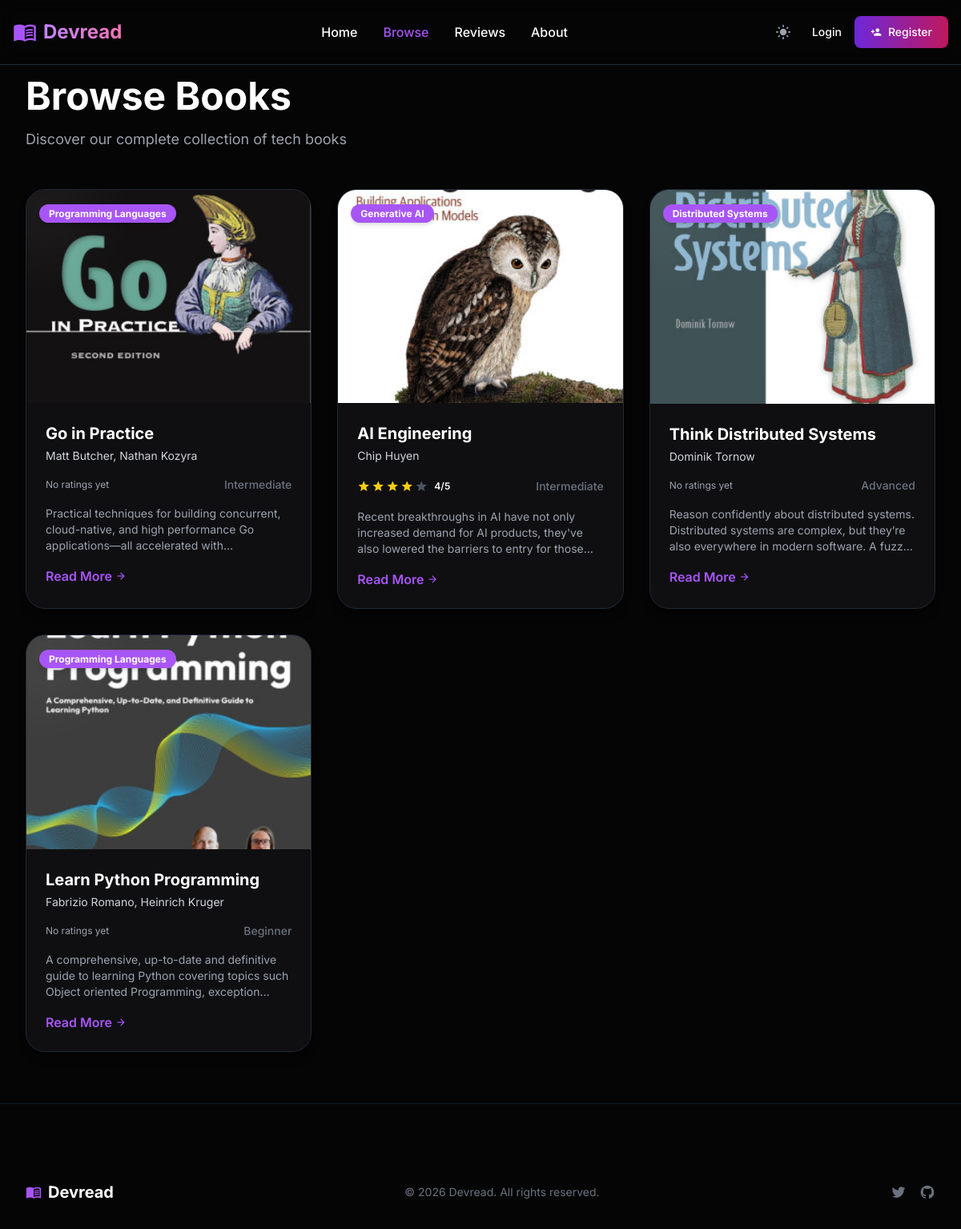
The page /books/ on the database its author committed.
### books/models.py (models this page shows, shortened)
class Book(models.Model):
    LEVEL_CHOICES = [
            ('BGN', 'Beginner'),
            ('INT', 'Intermediate'),
            ('ADV', 'Advanced'),
        ]
    authors = models.ManyToManyField(Author, related_name='books')
    title = models.CharField(max_length=100,unique=True)
    description = models.TextField()
    isbn = models.CharField("ISBN", max_length=13, unique=True)
    slug = models.SlugField(max_length=100,unique=True)
    difficulty = models.CharField(max_length=3, choices=LEVEL_CHOICES, default='BGN')
    categories = models.ManyToManyField(Category,related_name='books')
    cover_image = models.ImageField(upload_to='book_covers/',)
    book_url = models.URLField(blank=True)
    publisher = models.CharField(max_length=100,blank=True)
    published_date = models.DateField()
    created_at = models.DateTimeField(auto_now_add=True)
    updated_at = models.DateTimeField(auto_now=True)
    class Meta:
        verbose_name ='Book'
        verbose_name_plural = 'Books'

class Category(models.Model):
    category_name = models.CharField(max_length=100,unique=True)
    slug = models.SlugField(max_length=100,unique=True)
    class Meta:
        verbose_name ='Category'
        verbose_name_plural = 'Categories'

class Author(models.Model):
    author_name = models.CharField(max_length=255)
    website = models.URLField(blank=True)
    twitter_handle = models.URLField(max_length=50, blank=True)
    slug = models.SlugField(unique=True)
    class Meta:
        db_table = 'authors'
        ordering = ['author_name']
        indexes = [
            models.Index(fields=['author_name']),
        ]

### reviews/models.py (models this page shows, shortened)
class Review(models.Model):
    title = models.CharField(max_length=100)
    content = models.TextField()
    rating = models.PositiveSmallIntegerField(
        validators=[MinValueValidator(1), MaxValueValidator(5)],
        help_text="1 to 5 stars"
    )
    is_recommended = models.BooleanField(default=True)
    tech_stack_used = models.CharField(
        max_length=100,
        blank=True,
        help_text="e.g., 'Used this to learn Typescript'"
        )
    book = models.ForeignKey(Book, on_delete=models.CASCADE,related_name='reviews')
    user = models.ForeignKey(settings.AUTH_USER_MODEL, on_delete=models.CASCADE,related_name='reviews')
    created_at = models.DateTimeField(auto_now_add=True)
    updated_at = models.DateTimeField(auto_now=True)
    class Meta:
        unique_together = ('book', 'user')
        ordering = ['-created_at']

### books/views.py (the view)
# urls.py: path('', views.book_list, name='book_list'),
def book_list(request):
    books = Book.objects.all()
    return render(request, 'books/book_list.html', {'books': books})

### books/templates/books/book_list.html (shortened to what this page needs)
{% extends 'base.html' %}
{% block content %}
<main class="pt-24 pb-16 bg-background-light dark:bg-background-dark">
    <div class="max-w-7xl mx-auto px-4 sm:px-6 lg:px-8">
        <div class="mb-12">
            <h1 class="text-4xl md:text-5xl font-bold text-gray-900 dark:text-white mb-4">
                Browse Books
            </h1>
            <p class="text-lg text-gray-600 dark:text-gray-400">
                Discover our complete collection of tech books
            </p>
        </div>
        <div class="grid md:grid-cols-2 lg:grid-cols-3 gap-8">
            {% for book in books %}
            <a
                href="{% url 'book_detail' book.slug %}"
                class="group relative rounded-2xl overflow-hidden bg-card-light dark:bg-card-dark border border-border-light dark:border-border-dark hover:border-primary/50 dark:hover:border-primary/50 transition-all duration-300 shadow-lg hover:shadow-2xl"
            >
                <div
                    class="aspect-[3/4] sm:aspect-[4/3] bg-gradient-to-br from-blue-100 to-indigo-200 dark:from-blue-900/30 dark:to-indigo-900/30 relative overflow-hidden group"
                >
                    {% if book.categories.exists %}
                    <div class="absolute top-4 left-4 z-10">
                        <span
                            class="bg-primary text-white text-xs font-bold px-3 py-1 rounded-full shadow-md"
                            >{{ book.categories.first.category_name }}</span
                        >
                    </div>
                    {% endif %}
                    {% if book.cover_image %}
                    <img
                        src="{{ book.cover_image.url }}"
                        alt="{{ book.title }}"
                        class="w-full h-full object-cover transition-transform duration-300 group-hover:scale-105"
                        loading="lazy"
                    >
                    {% else %}
                    <div class="w-full h-full flex items-center justify-center">
                        <span class="material-icons text-6xl text-gray-300 dark:text-gray-600">book</span>
                    </div>
                    {% endif %}
                </div>
                <div class="p-6">
                    <h3
                        class="text-xl font-bold text-gray-800 dark:text-white mb-1 line-clamp-2 hover:text-primary transition-colors"
                    >
                        {{ book.title }}
                    </h3>
                    <p class="text-sm text-gray-600 dark:text-gray-300 mb-4">
                        {% for author in book.authors.all %}{{ author.author_name }}{% if not forloop.last %}, {% endif %}{% endfor %}
                    </p>
                    <div class="flex items-center justify-between mb-4">
                        {% if book.reviews.all %}
                            {% with avg_rating=book.reviews.all|dictsort:"rating"|last %}
                                {% if avg_rating %}
                                <div class="flex items-center gap-2">
                                    <div class="flex gap-0.5 text-yellow-400">
                                        {% for i in "12345" %}
                                        <span class="material-icons text-base {% if forloop.counter <= avg_rating.rating %}text-yellow-400{% else %}text-gray-300 dark:text-gray-600{% endif %}">star</span>
                                        {% endfor %}
                                    </div>
                                    <span class="text-xs font-semibold text-gray-900 dark:text-white">{{ avg_rating.rating }}/5</span>
                                </div>
                                {% else %}
                                <span class="text-xs text-gray-500 dark:text-gray-400">No ratings yet</span>
                                {% endif %}
                            {% endwith %}
                        {% else %}
                        <span class="text-xs text-gray-500 dark:text-gray-400">No ratings yet</span>
                        {% endif %}
                        <span class="text-sm text-gray-500 font-medium"
                            >{{ book.get_difficulty_display }}</span
                        >
                    </div>
                    <p
                        class="text-gray-600 dark:text-gray-400 text-sm line-clamp-3 mb-4"
                    >
                        {{ book.description }}
                    </p>
                    <span
                        class="inline-flex items-center text-primary font-semibold group-hover:text-pink-500 transition-colors"
                    >
                        Read More
                        <span class="material-icons text-sm ml-1"
                            >arrow_forward</span
                        >
                    </span>
                </div>
            </a>
            {% empty %}
            <div class="col-span-full text-center py-12">
                <span class="material-icons text-6xl text-gray-300 dark:text-gray-600 block mb-4">book</span>
                <p class="text-gray-600 dark:text-gray-400 text-lg">No books available yet.</p>
            </div>
            {% endfor %}
        </div>
    </div>
</main>
{% endblock %}

### devread_core/static/css/style.css (style rules this page uses)
html { scroll-behavior: smooth; }

### rows shown on the page
Book: categories.first.category_name "Programming Languages", cover_image (picture), title "Go in Practice", shows "No ratings yet", difficulty "Intermediate", description "Practical techniques for building concurrent, cloud-native, and high performance Go applications—all accelerated…"
Author: author_name "Matt Butcher"
Author: author_name "Nathan Kozyra"
Book: categories.first.category_name "Generative AI", cover_image (picture), title "AI Engineering", reviews.rating "4", difficulty "Intermediate", description "Recent breakthroughs in AI have not only increased demand for AI products, they've also lowered the barriers to entry for…"
Author: author_name "Chip Huyen"
Book: categories.first.category_name "Distributed Systems", cover_image (picture), title "Think Distributed Systems", shows "No ratings yet", difficulty "Advanced", description "Reason confidently about distributed systems. Distributed systems are complex, but they’re also everywhere in modern software. A…"
Author: author_name "Dominik Tornow"
Book: categories.first.category_name "Programming Languages", cover_image (picture), title "Learn Python Programming", shows "No ratings yet", difficulty "Beginner", description "A comprehensive, up-to-date and definitive guide to learning Python covering topics such Object oriented Programming,…"
Author: author_name "Fabrizio Romano"
Author: author_name "Heinrich Kruger"
